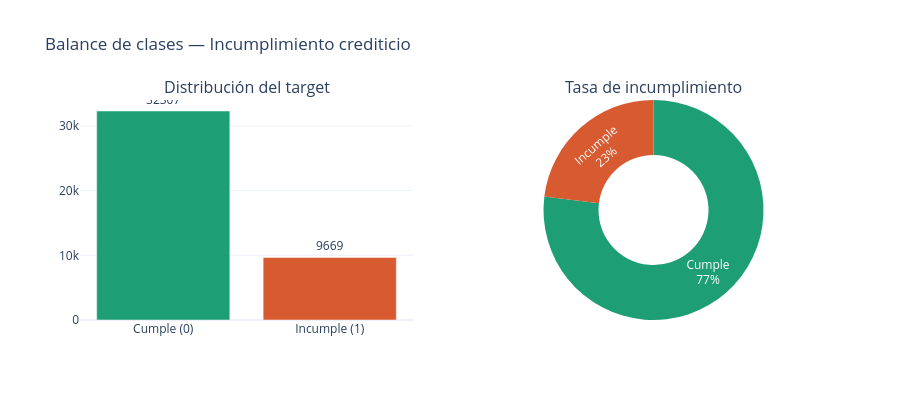

Source (notebook cell):
### Markdown cell above
## 2. Análisis del target — balance de clases

### Code cell
vc = df[TARGET].value_counts()
tasa = df[TARGET].mean()

vc = df[TARGET].value_counts()
tasa = df[TARGET].mean()

fig = make_subplots(
    rows=1, cols=2,
    subplot_titles=('Distribución del target', 'Tasa de incumplimiento'),
    specs=[[{"type": "xy"}, {"type": "domain"}]]
)

fig.add_trace(go.Bar(
    x=['Cumple (0)', 'Incumple (1)'],
    y=vc.values,
    marker_color=['#1D9E75', '#D85A30'],
    text=vc.values, textposition='outside'
), row=1, col=1)

fig.add_trace(go.Pie(
    labels=['Cumple', 'Incumple'],
    values=vc.values,
    marker_colors=['#1D9E75', '#D85A30'],
    hole=0.5,
    textinfo='label+percent'
), row=1, col=2)

fig.update_layout(
    title='Balance de clases — Incumplimiento crediticio',
    height=400, template='plotly_white', showlegend=False
)
fig.show()

print(f'Cumple   : {vc[0]:,} ({vc[0]/len(df):.1%})')
print(f'Incumple : {vc[1]:,} ({vc[1]/len(df):.1%})')
print(f'\n⚠️  Desbalance moderado — se aplicará class_weight="balanced"')

### Figure 1 — Plotly figure (JSON) as saved in the notebook; plotly's stock layout.template omitted (floating-point values rounded to 4 significant figures)
{"data": [{"marker": {"color": ["#1D9E75", "#D85A30"]}, "text": [32310.0, 9669.0], "textposition": "outside", "type": "bar", "x": ["Cumple (0)", "Incumple (1)"], "xaxis": "x", "y": [32307, 9669], "yaxis": "y"}, {"domain": {"x": [0.55, 1], "y": [0, 1]}, "hole": 0.5, "labels": ["Cumple", "Incumple"], "marker": {"colors": ["#1D9E75", "#D85A30"]}, "textinfo": "label+percent", "type": "pie", "values": [32307, 9669]}], "layout": {"annotations": [{"font": {"size": 16}, "showarrow": false, "text": "Distribución del target", "x": 0.225, "xanchor": "center", "xref": "paper", "y": 1, "yanchor": "bottom", "yref": "paper"}, {"font": {"size": 16}, "showarrow": false, "text": "Tasa de incumplimiento", "x": 0.775, "xanchor": "center", "xref": "paper", "y": 1, "yanchor": "bottom", "yref": "paper"}], "height": 400, "showlegend": false, "title": {"text": "Balance de clases — Incumplimiento crediticio"}, "xaxis": {"anchor": "y", "domain": [0, 0.45]}, "yaxis": {"anchor": "x", "domain": [0, 1]}}}
